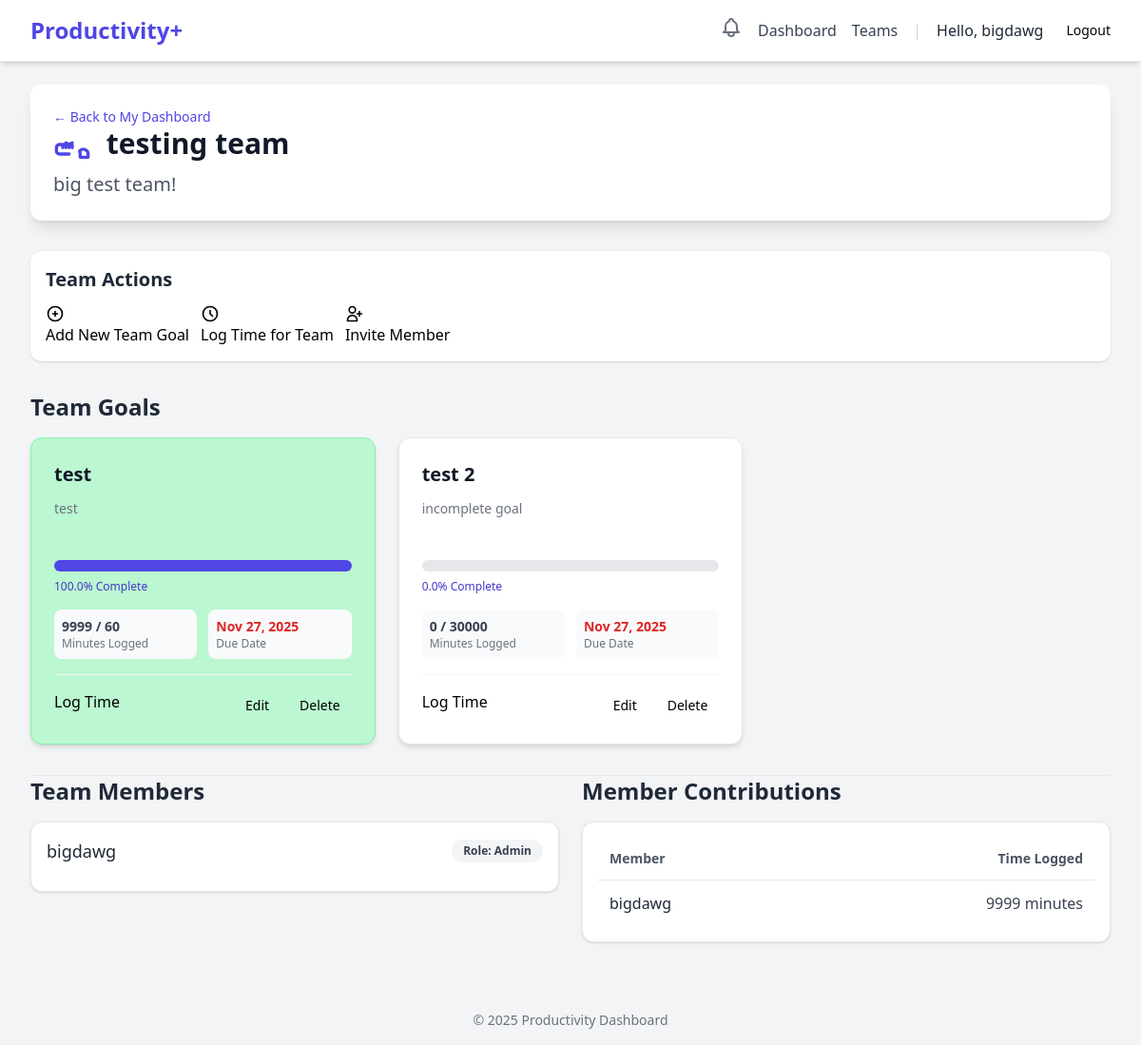
Before: /teams/2/ (signed in) with the older database file.
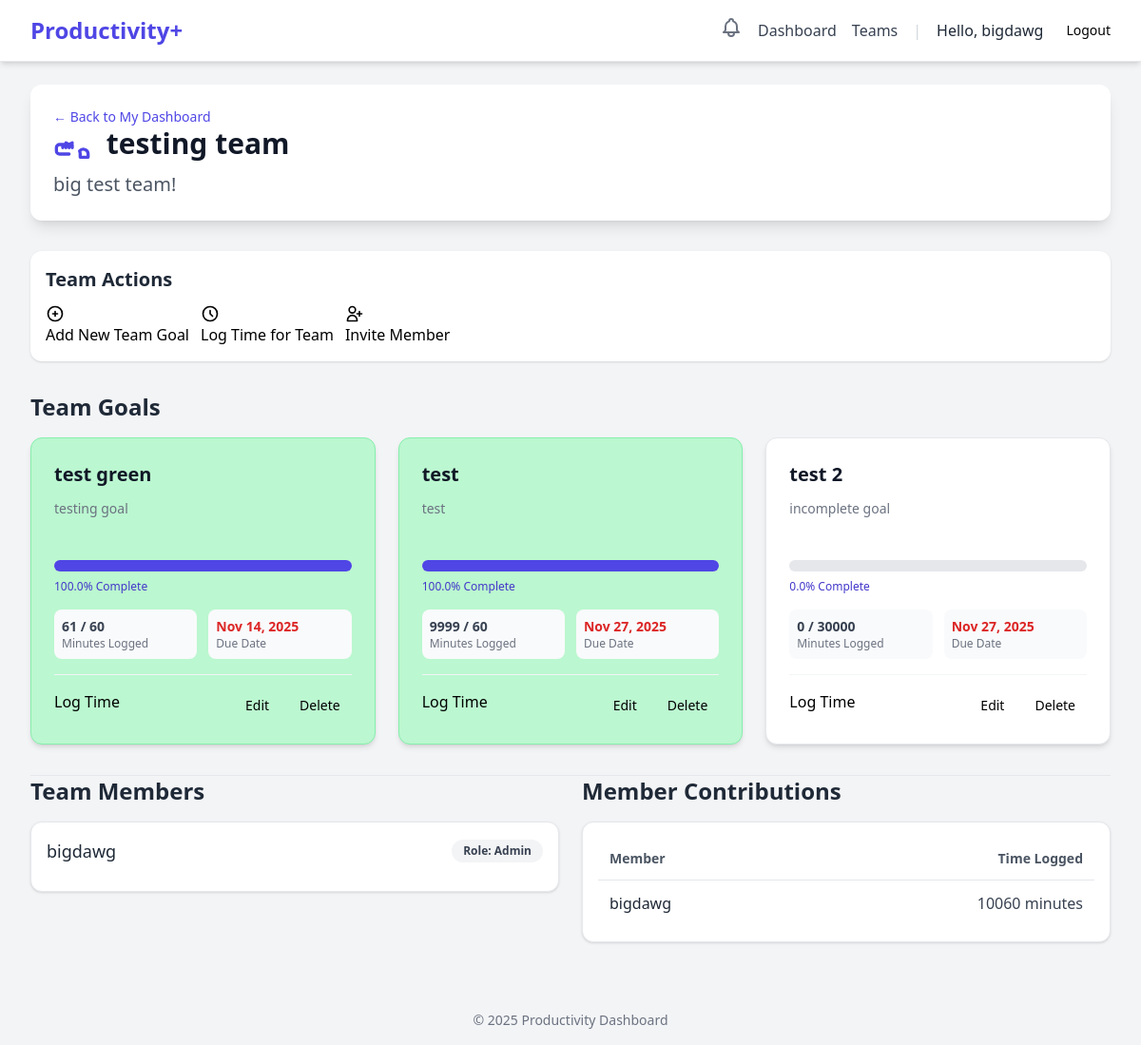
After: the same page with the newer database file.
### teams/models.py (models this page shows, shortened)
class TeamGoal(BaseGoal):
    team = models.ForeignKey(
        Team,
        on_delete=models.CASCADE,
        related_name='team_goals'
    )
    class Meta:
        db_table = 'teams_teamgoal'

class TeamMember(models.Model):
    class Role(models.TextChoices):
        MEMBER = 'MEMBER', 'Member'
        ADMIN = 'ADMIN', 'Admin' # Or 'Leader'
    user = models.ForeignKey(settings.AUTH_USER_MODEL, on_delete=models.CASCADE)
    team = models.ForeignKey(Team, on_delete=models.CASCADE)
    role = models.CharField(max_length=50, choices=Role.choices, default=Role.MEMBER)
    created_at = models.DateTimeField(auto_now_add=True)
    class Meta:
        unique_together = ('user', 'team')

### users/models.py (models this page shows, shortened)
class CustomUser(AbstractUser):
    class Role(models.TextChoices):
        USER = 'USER', 'User'
        ADMIN = 'ADMIN', 'Admin'
    role = models.CharField(max_length=50, choices=Role.choices, default=Role.USER)
    email = models.EmailField(unique=True)
    created_at = models.DateTimeField(auto_now_add=True)

### teams/views.py (the view)
# urls.py: path('<int:team_id>/', views.team_dashboard_view, name='team_dashboard'),
@login_required
def team_dashboard_view(request, team_id):
    team = get_object_or_404(Team, pk=team_id)
    current_user_role = TeamMember.Role.MEMBER # Default to Member
    try:
        member_instance = TeamMember.objects.get(
            user=request.user,
            team=team
        )
        current_user_role = member_instance.role # Set the actual role (MEMBER or ADMIN)
    except TeamMember.DoesNotExist:
        messages.error(request, "You are not an active member of this team.")
        return redirect('dashboard:dashboard_view')
    team_members = TeamMember.objects.filter(team=team).select_related('user')
    team_goals_query = TeamGoal.objects.filter(team=team).annotate(
        logged_minutes=Coalesce(Sum('time_logs__minutes'), 0)
    ).order_by('end_date')
    team_goals_with_progress = []
    for goal in team_goals_query:
        percentage = 0
        target = goal.target_minutes
        logged = goal.logged_minutes
        if target > 0:
            percentage = min(100, int((logged / target)* 100))
        else:
            percentage = 0
        team_goals_with_progress.append({
            'goal': goal,
            'logged_minutes': logged,
            'target_minutes': target,
            'percentage': percentage,
        })
    member_contributions = TeamTimeLog.objects.filter(
        goal__team=team
    ).values(
        'user__username'  # Group by username
    ).annotate(
        total_minutes=Sum('minutes')
    ).order_by(
        '-total_minutes'  # Show top contributors first
    )
    context = {
        'page_title': team.team_name,
        'team': team,
        'current_user_role': current_user_role,
        'team_members': team_members, # From your existing code
        'team_goals_list': team_goals_with_progress,
        'member_contributions': member_contributions,
    }
    return render(request, 'teams/team_dashboard.html', context)

### dashboard/models.py (called while the page is built)
    @property
    def target_minutes(self):
        if self.target_time:
            return int(self.target_time.total_seconds() / 60)
        return 0

### users/context_processors.py (called while the page is built)
def unread_notifications(request):
    if request.user.is_authenticated:
        notifications = Notification.objects.filter(
            user=request.user,
            is_read=False
        )
        return {
            'unread_notifications': notifications,
            'unread_notification_count': notifications.count()
        }
    return {}

### templates/teams/team_dashboard.html (shortened to what the changed rows need)
{% extends "base.html" %}
{% load static %}
{% block content %}
<div class="max-w-7xl mx-auto py-6 sm:px-6 lg:px-8">
    <div class="dashboard-header mb-8 p-6 bg-white rounded-xl shadow-lg">
        <h2 class="text-3xl font-extrabold text-gray-900">
            {{ team.team_name }}
        </h2>
    </div>
    <div class="active-goals-section mb-8">
        {% if team_goals_list %}
            <div class="grid grid-cols-1 md:grid-cols-2 lg:grid-cols-3 gap-6">
                {% for item in team_goals_list %}
                <div class="goal-card  p-6 rounded-xl border shadow-md {% if item.percentage >= 100 %}bg-green-200 border-green-300{%else %}bg-white border-gray-200{% endif %} ">
                    <a href="{% url 'teams:team_goal_detail' team_id=team.id goal_id=item.goal.id %}" class="block hover:text-indigo-600">
                        <h4 class="text-xl font-semibold text-gray-900 mb-3">{{ item.goal.title }}</h4>
                    </a>
                    <p class="text-sm text-gray-500 mb-4 h-12 overflow-hidden">{{ item.goal.description|truncatechars:80 }}</p>
                    <div class="progress-bar-container w-full bg-gray-200 rounded-full h-3 mb-2">
                        <div class="progress-bar h-3 rounded-full bg-indigo-600" style="width: {{ item.percentage }}%; max-width: 100%;"></div>
                    </div>
                    <p class="text-xs font-medium text-indigo-700 mb-4">{{ item.percentage|floatformat:1 }}% Complete</p>
                    <div class="grid grid-cols-2 gap-3 mb-4 text-sm text-gray-700">
                        <div class="p-2 bg-gray-50 rounded-lg">
                            <span class="block font-bold">{{ item.logged_minutes }} / {{ item.target_minutes }}</span>
                            <span class="block text-xs text-gray-500">Minutes Logged</span>
                        </div>
                        <div class="p-2 bg-gray-50 rounded-lg">
                            <span class="block font-bold text-red-600">{{ item.goal.end_date|date:"M d, Y" }}</span>
                            <span class="block text-xs text-gray-500">Due Date</span>
                        </div>
                    </div>
                    <div class="flex flex-wrap gap-2 pt-4 border-t border-gray-100">
                        <a href="{% url 'teams:team_time_log_create' team_id=team.id goal_id=item.goal.id %}" class="button button-log flex-1">Log Time</a>
                        {% if current_user_role == 'ADMIN' %}
                        <a href="{% url 'teams:team_goal_edit' team_id=team.id goal_id=item.goal.id %}" class="button button-secondary px-3 py-1.5 text-sm">
                            Edit
                        </a>
                        <a href="{% url 'teams:team_goal_delete' team_id=team.id goal_id=item.goal.id %}" class="button button-danger px-3 py-1.5 text-sm">
                            Delete
                        </a>
                        {% endif %}
                    </div>
                </div>
                {% endfor %}
            </div>
        {% endif %}
    </div>
    <div class="grid grid-cols-1 lg:grid-cols-2 gap-6">
        <div class="teams-section">
            <ul class="space-y-3 p-4 bg-white rounded-xl shadow border border-gray-200">
            {% for member in team_members %}
                <li class="flex justify-between items-center border-b pb-3 last:border-b-0">
                    <span class="text-lg font-medium text-gray-800">
                        {{ member.user.username }}
                    </span>
                    <span class="px-3 py-1 text-xs font-semibold rounded-full bg-gray-100 text-gray-700">
                        Role: {{ member.get_role_display }}
                    </span>
                </li>
            {% empty %}
                <li class="text-gray-500">This team has no members.</li>
            {% endfor %}
            </ul>
        </div>
        <div class="teams-section">
            <div class="p-4 bg-white rounded-xl shadow border border-gray-200 overflow-x-auto">
                <table class="w-full min-w-full text-left">
                    <thead>
                        <tr class="border-b border-gray-200">
                            <th class="p-3 text-sm font-semibold text-gray-600">Member</th>
                            <th class="p-3 text-sm font-semibold text-gray-600 text-right">Time Logged</th>
                        </tr>
                    </thead>
                    <tbody>
                    {% for contrib in member_contributions %}
                        <tr class="border-b border-gray-100 last:border-b-0">
                            <td class="p-3 font-medium text-gray-800">{{ contrib.user__username }}</td>
                            <td class="p-3 text-gray-700 text-right">{{ contrib.total_minutes }} minutes</td>
                        </tr>
                    {% empty %}
                        <tr>
                            <td colspan="2" class="p-3 text-gray-500">No time has been logged yet.</td>
                        </tr>
                    {% endfor %}
                    </tbody>
                </table>
            </div>
        </div>
    </div>
</div>
{% endblock %}

### templates/base.html (shortened to what this page needs)
{% load static %}
<!DOCTYPE html>
<html lang="en">
<head>
    <script src="https://cdn.tailwindcss.com"></script>
</head>
<body class="bg-gray-100 font-sans">
    <nav class="bg-white shadow-md border-b border-gray-200">
        <div class="max-w-7xl mx-auto px-4 sm:px-6 lg:px-8">
            <div class="flex justify-between items-center h-16">
                <div class="flex-shrink-0">
                    <a href="{% url 'index' %}" class="text-2xl font-bold text-indigo-600">Productivity+</a>
                </div>
                <div class="flex items-center space-x-4">
                    {% if user.is_authenticated %}
                    <div class="relative">
                        <button id="notification-bell" class="text-gray-500 hover:text-gray-700">
                        </button>
                        </div>
                        <a href="{% url 'dashboard:dashboard_view' %}" class="text-gray-700 hover:text-indigo-600">Dashboard</a>
                        <a href="{% url 'teams:team_list' %}" class="text-gray-700 hover:text-indigo-600">Teams</a>
                        <span class="text-gray-300">|</span>
                        <span class="text-gray-800 font-medium">Hello, {{ user.username }}</span>
                        <form method="post" action="{% url 'logout' %}" class="flex items-center">
                            <button type="submit" class="ml-2 button button-secondary-danger text-sm">
                                Logout
                            </button>
                        </form>
                    {% else %}
                        <a href="{% url 'login' %}" class="button button-primary">Login</a>
                        <a href="{% url 'register' %}" class="button button-secondary">Sign Up</a>
                    {% endif %}
                </div>
            </div>
        </div>
    </nav>
    <main>
        {% block content %}
        {% endblock %}
    </main>
    <footer class="text-center py-4 mt-8 text-gray-500 text-sm">
        &copy; {% now "Y" %} Productivity Dashboard
    </footer>
</body>
</html>

Changed rows visible on the page:
computed for CustomUser "bigdawg": total_minutes "9999" → "10060"
added TeamGoal: goal "test green", goal.description "testing goal", {{ item.percentage }} 100 (drawn), percentage "100.0", logged_minutes "61", target_minutes "60", goal.end_date "Nov 14, 2025"
